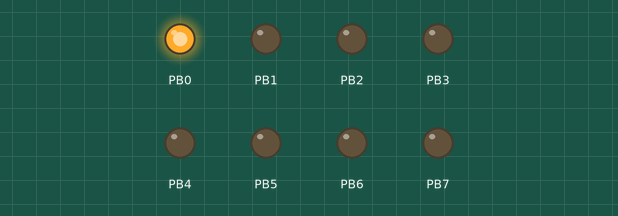
This program was run on a simulated ATmega328P, built with avr-gcc and emulated at 8 MHz. Shown: output pins drawn as LEDs (lit = HIGH).

Above: at 0.09 s.
At 1.39 s:
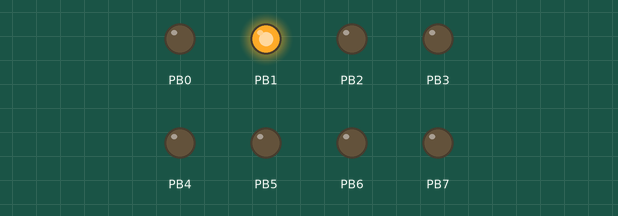
At 2.7 s:
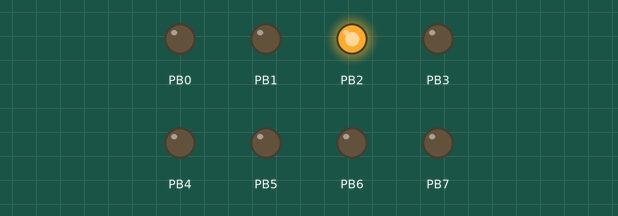
Timing chart, 0 to 3.0 s (numbered marks = the images above):
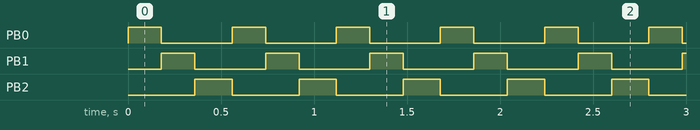

The program:

main.c
```c
/*
 * MotorDirectionTest.c
 *
 * Created: 16-Nov-17 3:38:25 PM
 * Author : Tamim
 */
#define F_CPU 8000000UL
#include <avr/io.h>
#include <util/delay.h>

int main(void)
{
	DDRB=0xff;
    /* Replace with your application code */
    while (1)
    {
		PORTB=0b00000001;
		_delay_ms(180);
		PORTB=0b00000010;
		_delay_ms(180);
		PORTB=0b00000100;
		_delay_ms(200);

    }
}
```

Measured:
- by itself, PB0, PB1: alternates HIGH for 0.18 s and LOW for 0.38 s
- by itself, PB2: alternates HIGH for 0.20 s and LOW for 0.36 s
- by itself, everything shown: repeats every 0.56 s, in 3 steps
